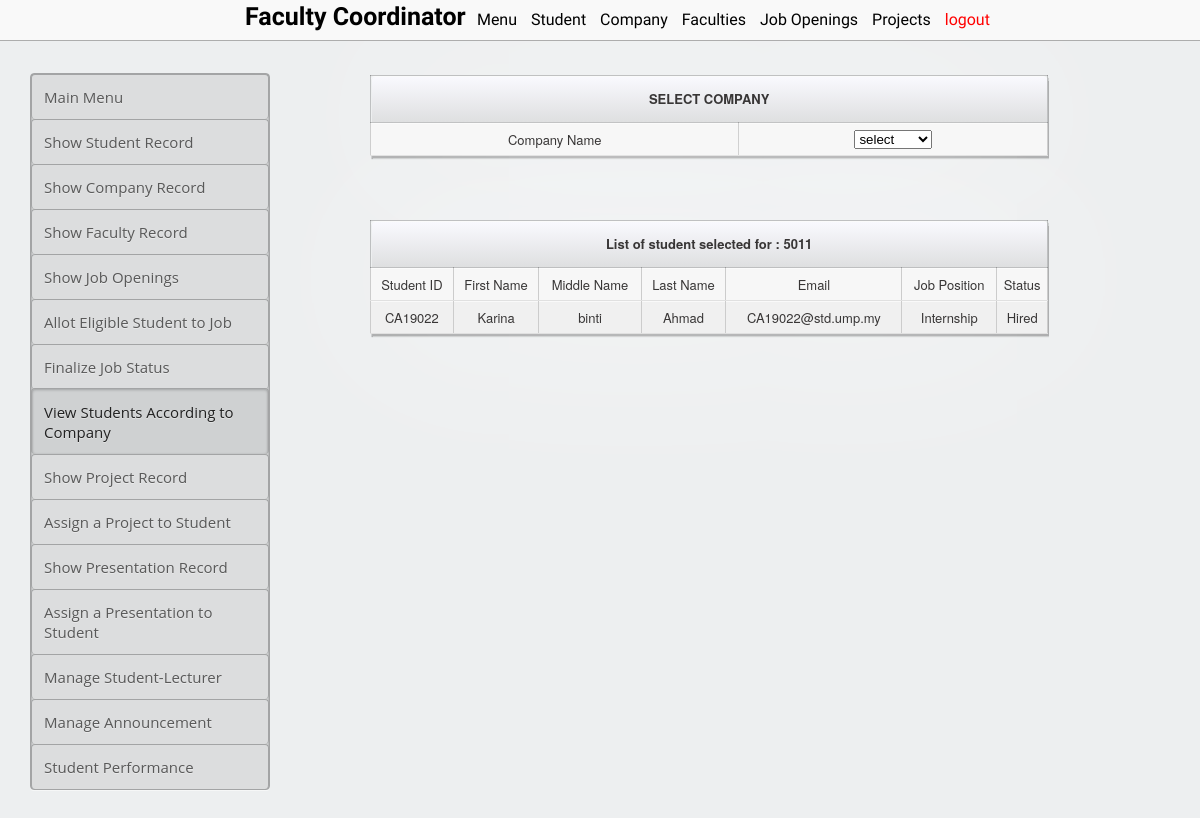
Page /coordinator/company_student_selected.php?company_id=5011 on the committed database.
### tables this page shows
CREATE TABLE `student_details` (
  `STUDENT_ID` varchar(14) NOT NULL DEFAULT '',
  `FIRST_NAME` char(50) DEFAULT NULL,
  `MIDDLE_NAME` char(50) DEFAULT NULL,
  `LAST_NAME` char(50) DEFAULT NULL,
  `EMAIL` varchar(255) DEFAULT NULL,
  `TELEPHONE` varchar(11) DEFAULT NULL,
  `STATUS` varchar(20) DEFAULT NULL,
  `SEM_REG` varchar(50) DEFAULT NULL,
  `COURSE` varchar(50) DEFAULT NULL,
  `STATUS_FSV` varchar(20) DEFAULT NULL
);

CREATE TABLE `status_db` (
  `prospect_id` varchar(14) NOT NULL DEFAULT '',
  `student_id` varchar(14) DEFAULT NULL,
  `job_id` varchar(14) DEFAULT NULL,
  `status` varchar(14) DEFAULT NULL
);

### coordinator/company_student_selected.php (the view, shortened to what this page needs)
<?php
echo "
<!DOCTYPE html>
<html lang='en'>
<head>
    <link href='../style_admin.css' rel='stylesheet'>
    <link href='../table.css' rel='stylesheet'>
</head>
<body>
    <nav id='nav'>
        <ul style='list-style: none; display: inline'>
            <div id='logo'>
                <b>Faculty Coordinator</b>
            </div>
            <li><a href='coordinator.php'>Menu</a></li>
            <li><a href='show_student.php'>Student </a></li>
            <li><a href='show_company.php'>Company</a></li>
            <li><a href='show_faculty.php'>Faculties</a></li>
            <li><a href='job_opening_show.php'>Job Openings</a></li>
            <li><a href='project_show.php'>Projects</a></li>
            <li align='right' ><a href='../logout.php' style='color:red;'>logout</a></li>
        </ul>
    </nav>
    <div id='main'>
        <div id='left'>
            <div id='sidebar'>
                <div class='menu'>
                    <a href='coordinator.php'>
                        <div class='menu menu-item' id='student_tc'>
                            Main Menu
                        </div>
                    </a>
                    <a href='show_student.php'>
                        <div class='menu menu-item' id='student_tc'>
                            Show Student Record
                        </div>
                    </a>
                    <a href='show_company.php'>
                        <div class='menu menu-item' id='company_tc'>
                            Show Company Record
                        </div>
                    </a>
                    <a href='show_faculty.php'>
                        <div class='menu menu-item' id='faculty_tc'>
                            Show Faculty Record
                        </div>
                    </a>
                    <a href='job_opening_show.php'>
                        <div class='menu menu-item' id='company_tc'>
                            Show Job Openings
                        </div>
                    </a>
                    <a href='prospect_status_edit.php'>
                        <div class='menu menu-item' id='faculty_tc'>
                            Allot Eligible Student to Job
                        </div>
                    </a>
                    <a href='company_response_status.php' >
                        <div class='menu menu-item' id='faculty_tc'>
                            Finalize Job Status
                        </div>
                    </a>
                    <a href='company_student_selected.php' >
                        <div class='menu menu-item' id='faculty_tc' style='box-shadow: inset 0px 1px 3px rgba(0,0,0,0.2), inset 0 0 3px rgba(0,0,0,0.05);
                    color: #212121;
                    margin-top: -1px;
                    padding-top: 13px;
                    background: rgba(0,0,0,0.06);'>
                            View Students According to Company
                        </div>
                    </a>
                    <a href='project_show.php'>
                        <div class='menu menu-item' id='faculty_tc'>
                            Show Project Record
                        </div>
                    </a>
                    <a href='project_allot.php'>
                        <div class='menu menu-item' id='faculty_tc'>
                            Assign a Project to Student
                        </div>
                    </a>
                    <a href='presentation_show.php'>
                        <div class='menu menu-item' id='faculty_tc'>
                            Show Presentation Record
                        </div>
                    </a>
                    <a href='presentation_allot.php'>
                        <div class='menu menu-item' id='faculty_tc'>
                            Assign a Presentation to Student
                        </div>
                    </a>
                    <a href='fsvsupervisor_student_selected.php'>
                        <div class='menu menu-item' id='student_tc'>
                            Manage Student-Lecturer
                        </div>
                    </a>
                    <a href='announcement.php'>
                        <div class='menu menu-item' id='faculty_tc'>
                            Manage Announcement
                        </div>
                    </a>
                    <a href='marks.php'>
                        <div class='menu menu-item' id='faculty_tc'>
                            Student Performance
                        </div>
                    </a>
                </div>
            </div>
        </div>
    </div>
        <div id='right'>
            <form action='' method='get' accept-charset='utf-8'>
                <div class='table_container'>
                    <div class='sub-table-container'>
                        <table class='tc'>
                            <thead>
                                <tr>
                                    <th class='tpl-bar-breadcrumbs' colspan='2'>SELECT COMPANY</th>
                                </tr>
                            </thead>
                            <tbody>
                                <tr class='row'>
                                    <td class='item'>Company Name</td>
                                    <td class='item'><select name='company_id' onchange='x(this)'>
                                        <option value='' > select </option>";
                                        echo "</select></td>
                                    </tr>
                                </tbody>
                            </table>
                        </div>
                    </div>
                </form>";
                if(isset($_GET['company_id'])) {
                    $company_id=$_GET['company_id'];
                    echo "<div class='table_container'>
                    <div class='sub-table-container' >
                        <table class='tc' >
                            <thead>
                                <tr>
                                    <th class='tpl-bar-breadcrumbs' colspan='7'>List of student selected for : $company_id
                                    </th>
                                </tr>
                            </thead>
                            <tbody>
                                <tr class='row'>
                                    <td class='item'>Student ID</td>
                                    <td class='item'>First Name</td>
                                    <td class='item'>Middle Name</td>
                                    <td class='item'>Last Name</td>
                                    <td class='item'>Email</td>
                                    <td class='item'>Job Position</td>
                                    <td class='item'>Status</td>
                                </tr>";
                                require "../connection.php";
                                $str = "Select a.student_id, a.first_name, a.middle_name, a.last_name, a.email, (select description from job_db where job_id=b.job_id) as description, b.status from student_details a, status_db b where a.student_id=b.student_id and b.job_id in (SELECT job_id FROM `job_db` WHERE company_id='$company_id');";
                                $result=mysqli_query($con, $str);
                                $x=1;
                                while($row=mysqli_fetch_array($result)) {
                                    if($x==1) {
                                        $x=0;
                                        echo "<tr   class='row'>
                                        <td class='item alter'>$row[0]</td>
                                        <td class='item alter'>$row[1]</td>
                                        <td class='item alter'>$row[2]</td>
                                        <td class='item alter'>$row[3]</td>
                                        <td class='item alter'>$row[4]</td>
                                        <td class='item alter'>$row[5]</td>
                                        <td class='item alter'>$row[6]</td>
                                    </tr>";
                                }
                            }
                            echo "
                        </tr>
                    </tbody>
                </table>
            </div>
        </div>";
    }
?>
</div>
</body>
</html>

### style_admin.css (style rules this page uses)
body, html { margin: 0px auto; width: 100%; }
#nav { position: fixed; height: 40px; width: 100%; font-family: "open sans light", "Helvetica Neue", Helvetica, arial, sans-serif; background: #F9F9F9; border-bottom: 1px solid #ADADAD; text-align: center; }
li { display: inline-block; padding-left: 5px; padding-right: 5px; padding-top: 10px; padding-bottom: 10px; }
a { color: black; text-decoration: none; }
#nav li { text-decoration: none; color: #000000; }
#nav ul { margin-top: 0px; }
#logo { display: inline; font-size: 25px; text-align: left; }
#main { padding-top: 43px; width: '100%'; margin: 0 auto; }
#left { float: left; width: 25%; }
#right { float: right; width: 75%; }
#nav { z-index:50; }
#main { z-index: 5; }

### table.css (style rules this page uses)
.table_container { padding: 32px; padding-left: 70px; }
.table_container table { width: 85%; }
.menu { background: rgba(0,0,0,0.07); border-radius: 4px; overflow: hidden; border:#A3A4A5 solid 1px; border-bottom:#A3A4A5 solid 1px; box-shadow: 0 1px 0 rgba(255, 255, 255, 0.5), inset 0 0 1px rgba(0,0,0,0.8), inset 0 1px 3px rgba(0,0,0,0.2); }
.menu .menu-item { padding: 12px; cursor: pointer; border-bottom: 1px solid rgba(0,0,0,0.15); box-shadow: inset 0 1px 0 rgba(255,255,255,0.25); color: #595959; position: relative; font-size: 15px; text-indent: 0px; text-shadow: 0 1px 0 rgba(255,255,255,0.4); background: #DCDDDE; }
.menu .menu-item:first-child { border-top-left-radius: 4px; border-top-right-radius: 4px; box-shadow: none; }
.menu .menu-item:last-child { border-bottom: none; border-bottom-left-radius: 4px; border-bottom-right-radius: 4px; }
#sidebar { padding: 30px; }
.sub-table-container { width: 100%; color: #383636; font: 13px/17px "Helvetica Neue", arial, sans-serif; }
.tpl-bar-breadcrumbs { text-align: center; border: 1px solid rgba(0,0,0,0.2); background: rgb(250,250,255); background: -moz-linear-gradient(top, rgba(250,250,255,1) 0%, rgba(222,223,224,1) 100%); background: -webkit-gradient(linear, left top, left bottom, color-stop(0%,rgba(250,250,255,1)), color-stop(100%,rgba(222,223,224,1))); background: -webkit-linear-gradient(top, rgba(250,250,255,1) 0%,rgba(222,223,224,1) 100%); background: -o-linear-gradient(top, rgba(250,250,255,1) 0%,rgba(222,223,224,1) 100%); background: -ms-linear-gradient(top, rgba(250,250,255,1) 0%,rgba(222,223,224,1) 100%); background: linear-gradient(to bottom, rgba(250,250,255,1) 0%,rgba(222,223,224,1) 100%); filter: progid:DXImageTransform.Microsoft.gradient( startColorstr='#fafaff', endColorstr='#dedfe0',GradientType=0 ); height: 44px; line-height: 44px; margin-bottom: 0; position: relative; z-index: 2; border-top-left-radius: 4px; border-top-right-radius: 4px; box-shadow: inset 0 1px 0 0 rgba(255,255,255,0.75); background-origin: border-box; -webkit-background-clip: padding-box; -moz-background-clip: padding; background-clip: padding-box; }
.item { border-bottom: 1px solid #e0e0e0; border-top: 1px solid #e0e0e0; border-left: 1px solid #cccccc; border-right: 1px solid #cccccc; margin: -1px -1px 0 -1px; background: #f7f7f7; box-shadow: inset 0 1px 0 rgba(255, 255, 255, 0.6); cursor: pointer; position: relative; z-index: 1; overflow: hidden; height: 30px; -webkit-transform-origin-y: 0px; -webkit-transition: -webkit-transform 350ms cubic-bezier(0.075, 0.45, 0.165, 1), box-shadow 350ms cubic-bezier(0.075, 0.45, 0.165, 1); -moz-transform-origin: 0px 0px; -moz-transition: -moz-transform 350ms cubic-bezier(0.075, 0.45, 0.165, 1), box-shadow 350ms cubic-bezier(0.075, 0.45, 0.165, 1); -o-transform-origin-y: 0px; -o-transition: -o-transform 350ms cubic-bezier(0.075, 0.45, 0.165, 1), box-shadow 350ms cubic-bezier(0.075, 0.45, 0.165, 1); transform-origin: 0px 0px; transition: transform 350ms cubic-bezier(0.075, 0.45, 0.165, 1), box-shadow 350ms cubic-bezier(0.075, 0.45, 0.165, 1); }
table { width: 100%; border-collapse: collapse; }
.alter { background: #F0F0F0; }
.tc { text-align: center; width: 50%; -webkit-box-shadow: 0 0 200px rgba(255, 255, 255, 0.5), 0 30px 10px rgba(0, 0, 0, 0.3); box-shadow: 0 0 200px rgba(255, 255, 255, 0.5), 0.5px 3px 1px rgba(0, 0, 0, 0.3); }

### coordinator/company_student_selected.php (style rules this page uses)
body { font-family: 'open sans', 'Helvetica Neue', Helvetica, arial, sans-serif; background: #EDEFF0; }

### rows in the picture
student_details: STUDENT_ID "CA19022", FIRST_NAME "Karina", MIDDLE_NAME "binti", LAST_NAME "Ahmad", EMAIL "CA19022@std.ump.my", row "Internship", status_db.status "Hired"

### other values in the picture
$company_id "5011"
